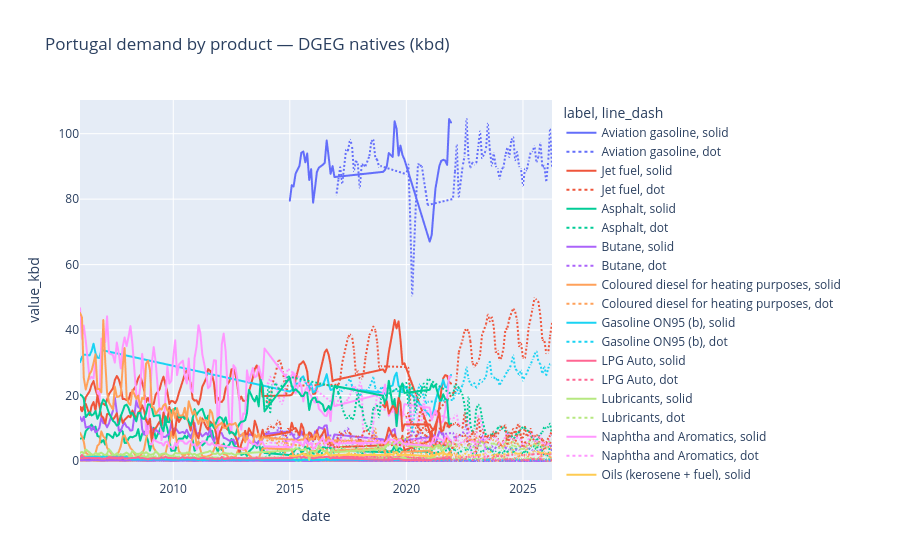

The notebook cell this image was saved under:
### Markdown cell above
## 3. Native products (selected chart lines)

### Code cell
plot_df = demand[demand["product_native"].isin(CHART_PRODUCTS)].copy()
plot_df["label"] = plot_df["product_native"].map(DISPLAY_LABELS)
fig = px.line(
    plot_df,
    x="date",
    y="value_kbd",
    color="label",
    line_dash=plot_df["is_provisional"].map({True: "dot", False: "solid"}),
    title="Portugal demand by product — DGEG natives (kbd)",
)
fig.show()
